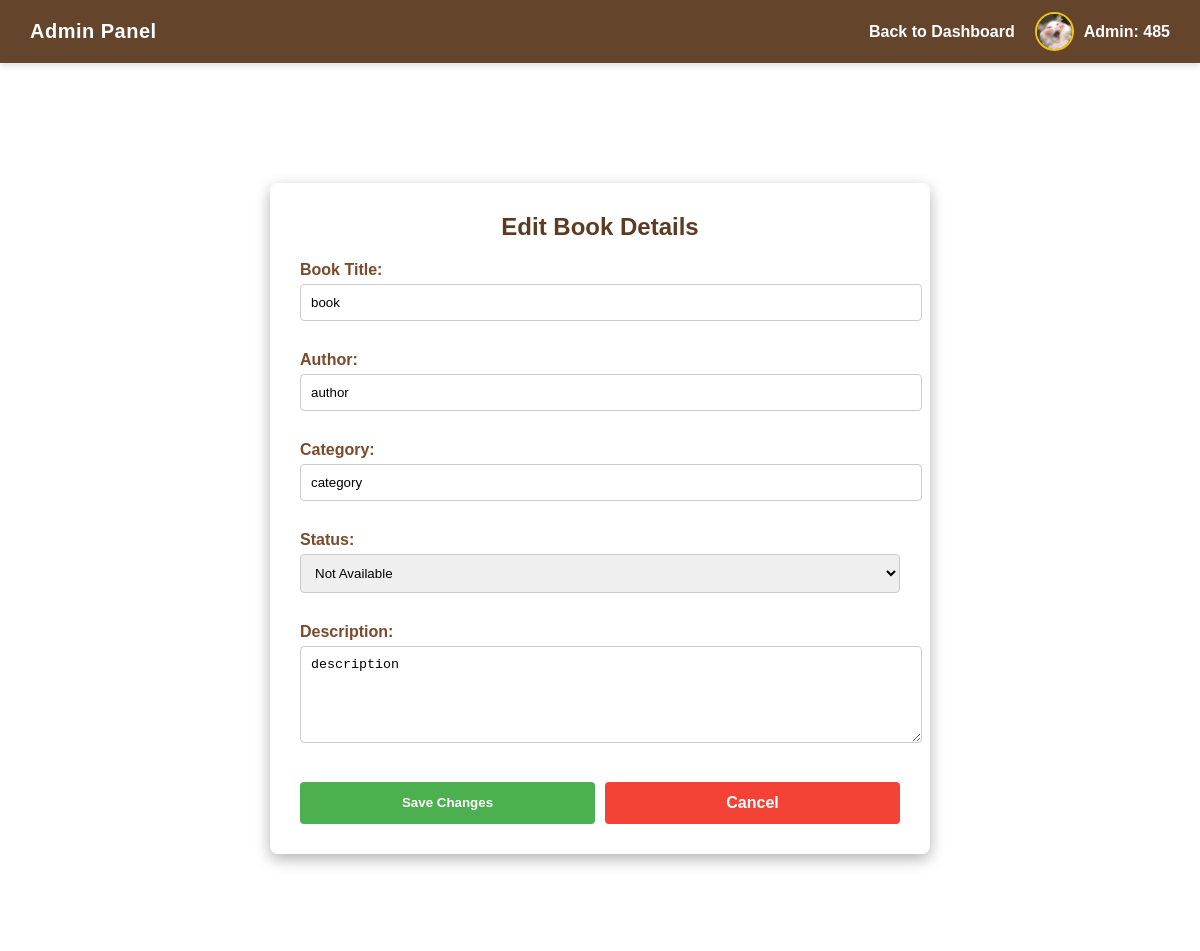
The app's page /admin-dashboard/edit/1/ (signed in) with its own data.
### accounts/models.py (models this page shows, shortened)
class Profile(models.Model):
    user = models.OneToOneField(User, on_delete=models.CASCADE)
    image = models.CharField(max_length=255, default="avtar1.jpg")
    is_admin = models.BooleanField(default=False)

class Book(models.Model):
    title = models.CharField(max_length=200)
    author = models.CharField(max_length=100)
    category = models.CharField(max_length=100, blank=True, default='General')
    description = models.TextField(blank=True, null=True)
    status = models.BooleanField(default=True)  # True = Available

### accounts/views.py (the view, shortened to what this page needs)
# urls.py: path('admin-dashboard/edit/<int:book_id>/', views.edit_book, name='edit_book'),
@admin_required
def edit_book(request, book_id):
    book = get_object_or_404(Book, id=book_id)
    categories = Book.objects.values_list('category', flat=True).distinct()
    error = None
    return render(request, 'accounts/edit_book.html', {
        'book': book,
        'categories': categories,
        'error': error,
    })

### accounts/views.py (called while the page is built)
def admin_required(view_func):
    from functools import wraps
    @wraps(view_func)
    def wrapper(request, *args, **kwargs):
        if not request.user.is_authenticated:
            return redirect('login')
        if not request.user.is_staff:
            messages.error(request, 'Access denied. Admins only.')
            return redirect('home')
        return view_func(request, *args, **kwargs)
    return wrapper

### accounts/templates/accounts/edit_book.html (shortened to what this page needs)
{% load static %}
<!DOCTYPE html>
<html lang="en">
<head>
    <link rel="stylesheet" href="{% static 'css/style.css' %}">
</head>
<body>
    <nav class="navbar">
        <div class="nav-left">
            <a href="{% url 'admin_view' %}" class="brand">Admin Panel</a>
        </div>
        <div class="nav-links" style="display: flex; align-items: center; gap: 20px;">
            <a href="{% url 'admin_view' %}" style="color: white; text-decoration: none; font-weight: bold;">Back to Dashboard</a>
            <div class="user-info">
                <img id="userAvatar" src="{% static 'images/' %}{{ user.profile.image|default:'avtar1.jpg' }}" alt="Admin">
                <span id="usernameDisplay">Admin: {{ user.username }}</span>
            </div>
        </div>
    </nav>
    <div class="container">
        <div class="form-container" style="max-width: 600px; margin: 40px auto; padding: 30px; border-radius: 8px; background: rgba(255,255,255,0.95); box-shadow: 0 5px 15px rgba(0,0,0,0.3);">
            <h2 style="color: #5d3a21; text-align: center; margin-top: 0;">Edit Book Details</h2>
            <form method="POST" action="{% url 'edit_book' book.id %}">
                <div style="margin-bottom: 15px;">
                    <label style="display: block; margin-bottom: 5px; font-weight: bold; color: #7a4a2a;">Book Title:</label>
                    <input type="text" name="title" value="{{ book.title }}" style="width: 100%; padding: 10px; border: 1px solid #ccc; border-radius: 4px;" required>
                </div>
                <div style="margin-bottom: 15px;">
                    <label style="display: block; margin-bottom: 5px; font-weight: bold; color: #7a4a2a;">Author:</label>
                    <input type="text" name="author" value="{{ book.author }}" style="width: 100%; padding: 10px; border: 1px solid #ccc; border-radius: 4px;" required>
                </div>
                <div style="margin-bottom: 15px;">
                    <label style="display: block; margin-bottom: 5px; font-weight: bold; color: #7a4a2a;">Category:</label>
                    <input type="text" name="category" value="{{ book.category }}" style="width: 100%; padding: 10px; border: 1px solid #ccc; border-radius: 4px;" required>
                </div>
                <div style="margin-bottom: 15px;">
                    <label style="display: block; margin-bottom: 5px; font-weight: bold; color: #7a4a2a;">Status:</label>
                    <select name="status" style="width: 100%; padding: 10px; border: 1px solid #ccc; border-radius: 4px;">
                        <option value="false" {% if not book.status %}selected{% endif %}>Not Available</option>
                    </select>
                </div>
                <div style="margin-bottom: 20px;">
                    <label style="display: block; margin-bottom: 5px; font-weight: bold; color: #7a4a2a;">Description:</label>
                    <textarea name="description" rows="5" style="width: 100%; padding: 10px; border: 1px solid #ccc; border-radius: 4px;">{{ book.description }}</textarea>
                </div>
                <div style="display: flex; gap: 10px;">
                    <button type="submit" style="background: #4CAF50; color: white; padding: 12px 20px; border: none; border-radius: 4px; cursor: pointer; font-weight: bold; flex: 1;">Save Changes</button>
                    <a href="{% url 'admin_view' %}" style="background: #f44336; color: white; padding: 12px 20px; text-decoration: none; border-radius: 4px; text-align: center; font-weight: bold; flex: 1;">Cancel</a>
                </div>
            </form>
        </div>
    </div>
</body>
</html>

### accounts/static/css/style.css (style rules this page uses)
body { background-image: url("../images/Library.png"); background-size: cover; background-position: center; background-repeat: no-repeat; background-attachment: fixed; margin: 0; font-family: Arial, sans-serif; }
.navbar { background: rgba(93, 58, 33, 0.95); display: flex; justify-content: space-between; align-items: center; padding: 12px 30px; color: #fff; box-shadow: 0 4px 6px rgba(0,0,0,0.1); }
.nav-left { display: flex; align-items: center; gap: 15px; }
.nav-left a, .navbar a.brand { color: white; text-decoration: none; font-size: 20px; font-weight: bold; letter-spacing: 0.5px; transition: color 0.3s; }
.user-info { display: flex; align-items: center; gap: 10px; }
.user-info img { width: 35px; height: 35px; border-radius: 50%; border: 2px solid #f1c40f; display: inline; object-fit: cover; }
.user-info span { color: white; font-weight: bold; }
.form-group input, .form-group select, .form-group textarea, input[type="text"], input[type="number"], select, textarea { width: 100%; padding: 10px; border-radius: 8px; border: 1px solid #ccc; margin-bottom: 15px; }
.form-group label, label { font-weight: bold; display: block; margin-bottom: 8px; color: #7a4a2a; }
button { width: 100%; background: #5d3a21; color: white; padding: 10px; border: none; border-radius: 8px; cursor: pointer; }
.container { max-width: 1000px; margin: 50px auto; background: rgba(255, 255, 255, 0.92); padding: 30px; border-radius: 15px; }

### records on screen
Book: title "book", author "author", category "category", status "Not Available", description "description"

### other values on screen
{{ user.username }} "485"
